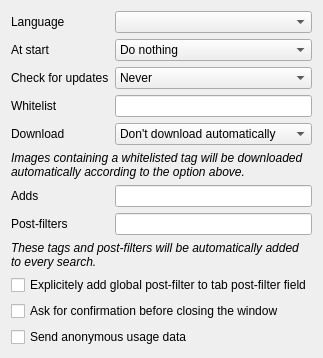
      <widget class="QWidget" name="pageGeneral">
       <layout class="QFormLayout" name="formLayout_14">
        <property name="fieldGrowthPolicy">
         <enum>QFormLayout::AllNonFixedFieldsGrow</enum>
        </property>
        <item row="0" column="0">
         <widget class="QLabel" name="label">
          <property name="text">
           <string>Language</string>
          </property>
         </widget>
        </item>
        <item row="0" column="1">
         <widget class="QComboBox" name="comboLanguages"/>
        </item>
        <item row="1" column="0">
         <widget class="QLabel" name="label_63">
          <property name="text">
           <string>At start</string>
          </property>
         </widget>
        </item>
        <item row="1" column="1">
         <widget class="QComboBox" name="comboStart">
          <item>
           <property name="text">
            <string>Do nothing</string>
           </property>
          </item>
          <item>
           <property name="text">
            <string>Load first page</string>
           </property>
          </item>
          <item>
           <property name="text">
            <string>Restore last session</string>
           </property>
          </item>
         </widget>
        </item>
        <item row="2" column="0">
         <widget class="QLabel" name="labelCheckForUpdates">
          <property name="text">
           <string>Check for updates</string>
          </property>
         </widget>
        </item>
        <item row="2" column="1">
         <widget class="QComboBox" name="comboCheckForUpdates">
          <property name="currentIndex">
           <number>4</number>
          </property>
          <item>
           <property name="text">
            <string>Every time</string>
           </property>
          </item>
          <item>
           <property name="text">
            <string>Once a day</string>
           </property>
          </item>
          <item>
           <property name="text">
            <string>Once a week</string>
           </property>
          </item>
          <item>
           <property name="text">
            <string>Once a month</string>
           </property>
          </item>
          <item>
           <property name="text">
            <string>Never</string>
           </property>
          </item>
         </widget>
        </item>
        <item row="3" column="0">
         <widget class="QLabel" name="label_48">
          <property name="text">
           <string>Whitelist</string>
          </property>
         </widget>
        </item>
        <item row="3" column="1">
         <widget class="QLineEdit" name="lineWhitelist"/>
        </item>
        <item row="4" column="0">
         <widget class="QLabel" name="label_50">
          <property name="text">
           <string>Download</string>
          </property>
         </widget>
        </item>
        <item row="4" column="1">
         <widget class="QComboBox" name="comboWhitelist">
          <property name="currentIndex">
           <number>0</number>
          </property>
          <item>
           <property name="text">
            <string>Don't download automatically</string>
           </property>
          </item>
          <item>
           <property name="text">
            <string>When loading image</string>
           </property>
          </item>
          <item>
           <property name="text">
            <string>When loading thumbnail</string>
           </property>
          </item>
         </widget>
        </item>
        <item row="5" column="0" colspan="2">
         <widget class="QLabel" name="label_51">
          <property name="text">
           <string>&lt;i&gt;Images containing a whitelisted tag will be downloaded automatically according to the option above.&lt;/i&gt;</string>
          </property>
          <property name="wordWrap">
           <bool>true</bool>
          </property>
         </widget>
        </item>
        <item row="6" column="0">
         <widget class="QLabel" name="label_64">
          <property name="text">
           <string>Adds</string>
          </property>
         </widget>
        </item>
        <item row="6" column="1">
         <widget class="QLineEdit" name="lineAdd"/>
        </item>
        <item row="7" column="0">
         <widget class="QLabel" name="labelGlobalPostFilter">
          <property name="text">
           <string>Post-filters</string>
          </property>
         </widget>
        </item>
        <item row="7" column="1">
         <widget class="QLineEdit" name="lineGlobalPostFilter"/>
        </item>
        <item row="8" column="0" colspan="2">
         <widget class="QLabel" name="label_65">
          <property name="text">
           <string>&lt;i&gt;These tags and post-filters will be automatically added to every search.&lt;/i&gt;</string>
          </property>
          <property name="wordWrap">
           <bool>true</bool>
          </property>
         </widget>
        </item>
        <item row="9" column="0" colspan="2">
         <widget class="QCheckBox" name="checkGlobalPostFilterExplicit">
          <property name="text">
           <string>Explicitely add global post-filter to tab post-filter field</string>
          </property>
         </widget>
        </item>
        <item row="10" column="0" colspan="2">
         <widget class="QCheckBox" name="checkConfirmClose">
          <property name="text">
           <string>Ask for confirmation before closing the window</string>
          </property>
         </widget>
        </item>
        <item row="11" column="0" colspan="2">
         <widget class="QCheckBox" name="checkSendUsageData">
          <property name="text">
           <string>Send anonymous usage data</string>
          </property>
         </widget>
        </item>
       </layout>
       <zorder>label</zorder>
       <zorder>comboLanguages</zorder>
       <zorder>label_48</zorder>
       <zorder>label_50</zorder>
       <zorder>lineWhitelist</zorder>
       <zorder>comboWhitelist</zorder>
       <zorder>label_51</zorder>
       <zorder>label_63</zorder>
       <zorder>comboStart</zorder>
       <zorder>label_64</zorder>
       <zorder>label_65</zorder>
       <zorder>lineAdd</zorder>
       <zorder>checkConfirmClose</zorder>
       <zorder>labelCheckForUpdates</zorder>
       <zorder>comboCheckForUpdates</zorder>
       <zorder>labelGlobalPostFilter</zorder>
       <zorder>lineGlobalPostFilter</zorder>
       <zorder>checkSendUsageData</zorder>
       <zorder>checkGlobalPostFilterExplicit</zorder>
      </widget>
